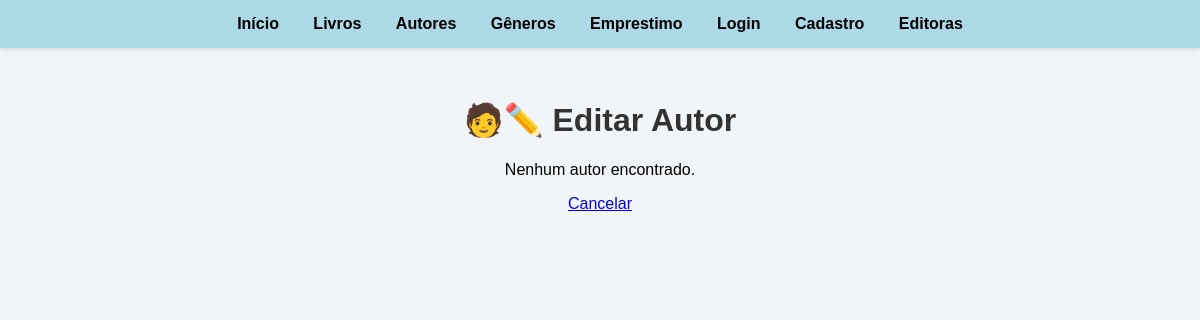
Page /editar_autor?id=2 (signed in) on the earlier database version.
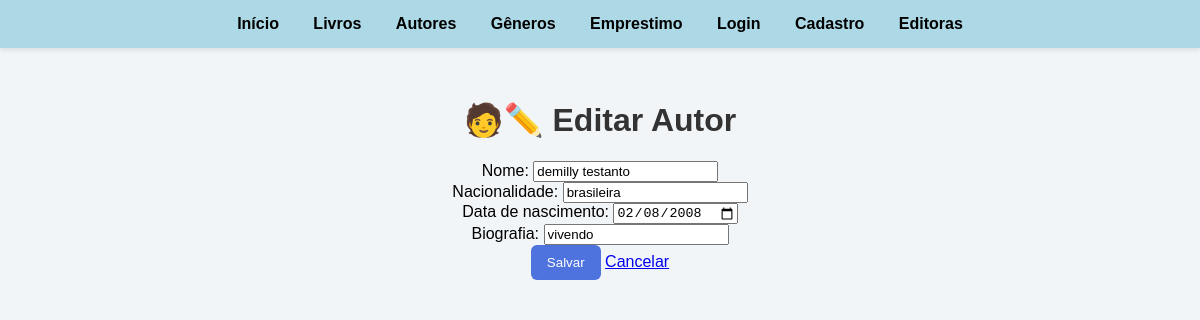
Same page on the later database version.
### tables this page shows
CREATE TABLE autores (
    id_autor INTEGER PRIMARY KEY AUTOINCREMENT,
    nome_autor VARCHAR(255) NOT NULL,
    nacionalidade VARCHAR(255),
    data_nascimento DATE,
    biografia TEXT
);

### app.py (the view)
@app.route('/editar_autor', methods=["GET", "POST"])
@login_required
def editar_autor():
    conexao = obter_conexao()
    if request.method == "POST":
        id_autor = request.form['id_autor']
        novo_nome = request.form['nome']
        novo_nacionalidade = request.form['nacionalidade']
        novo_data_nascimento = request.form['data_nascimento']
        nova_biografia = request.form['biografia']
        sql = """UPDATE autores SET nome_autor = ?, nacionalidade = ?, data_nascimento = ?, biografia = ? WHERE id_autor = ?"""
        conexao.execute(sql, (novo_nome, novo_nacionalidade, novo_data_nascimento, nova_biografia, id_autor))
        conexao.commit()
        conexao.close()
        flash('Autor atualizado com sucesso!', category='success')
        return redirect(url_for('autores'))
    else:
        id_autor = request.args.get('id')
        cursor = conexao.execute("SELECT * FROM autores WHERE id_autor = ?", (id_autor,))
        autor = cursor.fetchone()
        conexao.close()
        return render_template('editar_autor.html', autor=autor)

### app.py (called while the page is built)
@login_manager.user_loader
def load_user(user_id):
    return User.achar_email(user_id)

### database.py (called while the page is built)
def obter_conexao():
    conexao = sqlite3.connect('livros.db')
    conexao.execute("PRAGMA foreign_keys = ON")
    conexao.row_factory = sqlite3.Row
    return conexao

### modelos/__init__.py (called while the page is built)
    @classmethod
    def achar_email(cls, email):
        conexao = obter_conexao()
        sql = "SELECT * FROM usuarios WHERE email = ?"
        resultado = conexao.execute(sql, (email,)).fetchone()
        if resultado:
            return User(
                email=resultado['email'],
                nome=resultado['nome_usuario'],
                senha=resultado['senha_usuario'],
                numero_telefone=resultado['numero_telefone'],
                data_inscricao=resultado['data_inscricao']
            )
        return None

### templates/editar_autor.html (shortened to what this page needs)
{% extends 'base.html' %}
{% block conteudo %}
<h1>🧑✏️ Editar Autor</h1>
<form method="POST" action="{{ url_for('editar_autor') }}">
    {% if autor %}
    Nome: <input type="text" name="nome" value="{{ autor['nome_autor'] }}" required><br>
    Nacionalidade: <input type="text" name="nacionalidade" value="{{ autor['nacionalidade'] }}" required><br>
    Data de nascimento: <input type="date" name="data_nascimento" value="{{ autor['data_nascimento'] }}"><br>
    Biografia: <input type="text" name="biografia" value="{{ autor['biografia'] }}"><br>
    <button type="submit">Salvar</button>
    {% else %}
        <p>Nenhum autor encontrado.</p>
    {% endif %}
    <a href="{{ url_for('autores') }}">Cancelar</a>
</form>
{% endblock %}

Differences in the rows shown:
added autores: nome "demilly testanto", nacionalidade "brasileira", data_nascimento "02/08/2008", biografia "vivendo"
Other differences:
text no longer shown: "Nenhum autor encontrado."
text now shown: "Nome: Nacionalidade: Data de nascimento: Biografia: Salvar"
